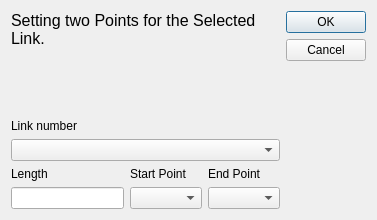
<?xml version="1.0" encoding="UTF-8"?>
<ui version="4.0">
 <class>Dialog</class>
 <widget class="QDialog" name="Dialog">
  <property name="geometry">
   <rect>
    <x>0</x>
    <y>0</y>
    <width>377</width>
    <height>220</height>
   </rect>
  </property>
  <property name="minimumSize">
   <size>
    <width>377</width>
    <height>220</height>
   </size>
  </property>
  <property name="maximumSize">
   <size>
    <width>377</width>
    <height>220</height>
   </size>
  </property>
  <property name="windowTitle">
   <string>Edit Link</string>
  </property>
  <property name="windowIcon">
   <iconset resource="../../icons.qrc">
    <normaloff>:/icons/line.png</normaloff>:/icons/line.png</iconset>
  </property>
  <property name="sizeGripEnabled">
   <bool>false</bool>
  </property>
  <property name="modal">
   <bool>true</bool>
  </property>
  <layout class="QHBoxLayout" name="horizontalLayout">
   <item>
    <layout class="QVBoxLayout" name="verticalLayout">
     <item>
      <widget class="QLabel" name="label_3">
       <property name="text">
        <string>&lt;html&gt;&lt;head/&gt;&lt;body&gt;&lt;p&gt;&lt;span style=&quot; font-size:12pt;&quot;&gt;Setting two Points for the Selected Link.&lt;/span&gt;&lt;/p&gt;&lt;/body&gt;&lt;/html&gt;</string>
       </property>
       <property name="textFormat">
        <enum>Qt::RichText</enum>
       </property>
       <property name="alignment">
        <set>Qt::AlignLeading|Qt::AlignLeft|Qt::AlignTop</set>
       </property>
       <property name="wordWrap">
        <bool>true</bool>
       </property>
      </widget>
     </item>
     <item>
      <widget class="QLabel" name="label_5">
       <property name="sizePolicy">
        <sizepolicy hsizetype="Preferred" vsizetype="Fixed">
         <horstretch>0</horstretch>
         <verstretch>0</verstretch>
        </sizepolicy>
       </property>
       <property name="text">
        <string>&lt;html&gt;&lt;head/&gt;&lt;body&gt;&lt;p&gt;Link number&lt;/p&gt;&lt;/body&gt;&lt;/html&gt;</string>
       </property>
      </widget>
     </item>
     <item>
      <widget class="QComboBox" name="Link"/>
     </item>
     <item>
      <layout class="QGridLayout" name="gridLayout">
       <item row="0" column="0">
        <widget class="QLabel" name="label_4">
         <property name="sizePolicy">
          <sizepolicy hsizetype="Preferred" vsizetype="Fixed">
           <horstretch>0</horstretch>
           <verstretch>0</verstretch>
          </sizepolicy>
         </property>
         <property name="text">
          <string>&lt;html&gt;&lt;head/&gt;&lt;body&gt;&lt;p&gt;Length&lt;/p&gt;&lt;/body&gt;&lt;/html&gt;</string>
         </property>
        </widget>
       </item>
       <item row="0" column="1">
        <widget class="QLabel" name="label">
         <property name="sizePolicy">
          <sizepolicy hsizetype="Preferred" vsizetype="Fixed">
           <horstretch>0</horstretch>
           <verstretch>0</verstretch>
          </sizepolicy>
         </property>
         <property name="text">
          <string>Start Point</string>
         </property>
        </widget>
       </item>
       <item row="1" column="1">
        <widget class="QComboBox" name="Start_Point">
         <property name="whatsThis">
          <string>Start point for next link.</string>
         </property>
        </widget>
       </item>
       <item row="0" column="2">
        <widget class="QLabel" name="label_2">
         <property name="sizePolicy">
          <sizepolicy hsizetype="Preferred" vsizetype="Fixed">
           <horstretch>0</horstretch>
           <verstretch>0</verstretch>
          </sizepolicy>
         </property>
         <property name="text">
          <string>End Point</string>
         </property>
        </widget>
       </item>
       <item row="1" column="2">
        <widget class="QComboBox" name="End_Point">
         <property name="whatsThis">
          <string>End point for next link.</string>
         </property>
        </widget>
       </item>
       <item row="1" column="0">
        <widget class="QLineEdit" name="Length"/>
       </item>
      </layout>
     </item>
    </layout>
   </item>
   <item>
    <layout class="QVBoxLayout" name="verticalLayout_2">
     <item>
      <widget class="QDialogButtonBox" name="buttonBox">
       <property name="orientation">
        <enum>Qt::Vertical</enum>
       </property>
       <property name="standardButtons">
        <set>QDialogButtonBox::Cancel|QDialogButtonBox::Ok</set>
       </property>
      </widget>
     </item>
     <item>
      <spacer name="verticalSpacer">
       <property name="orientation">
        <enum>Qt::Vertical</enum>
       </property>
       <property name="sizeHint" stdset="0">
        <size>
         <width>20</width>
         <height>40</height>
        </size>
       </property>
      </spacer>
     </item>
    </layout>
   </item>
  </layout>
 </widget>
 <resources>
  <include location="../../icons.qrc"/>
 </resources>
 <connections>
  <connection>
   <sender>buttonBox</sender>
   <signal>accepted()</signal>
   <receiver>Dialog</receiver>
   <slot>accept()</slot>
   <hints>
    <hint type="sourcelabel">
     <x>248</x>
     <y>254</y>
    </hint>
    <hint type="destinationlabel">
     <x>157</x>
     <y>274</y>
    </hint>
   </hints>
  </connection>
  <connection>
   <sender>buttonBox</sender>
   <signal>rejected()</signal>
   <receiver>Dialog</receiver>
   <slot>reject()</slot>
   <hints>
    <hint type="sourcelabel">
     <x>316</x>
     <y>260</y>
    </hint>
    <hint type="destinationlabel">
     <x>286</x>
     <y>274</y>
    </hint>
   </hints>
  </connection>
 </connections>
</ui>
